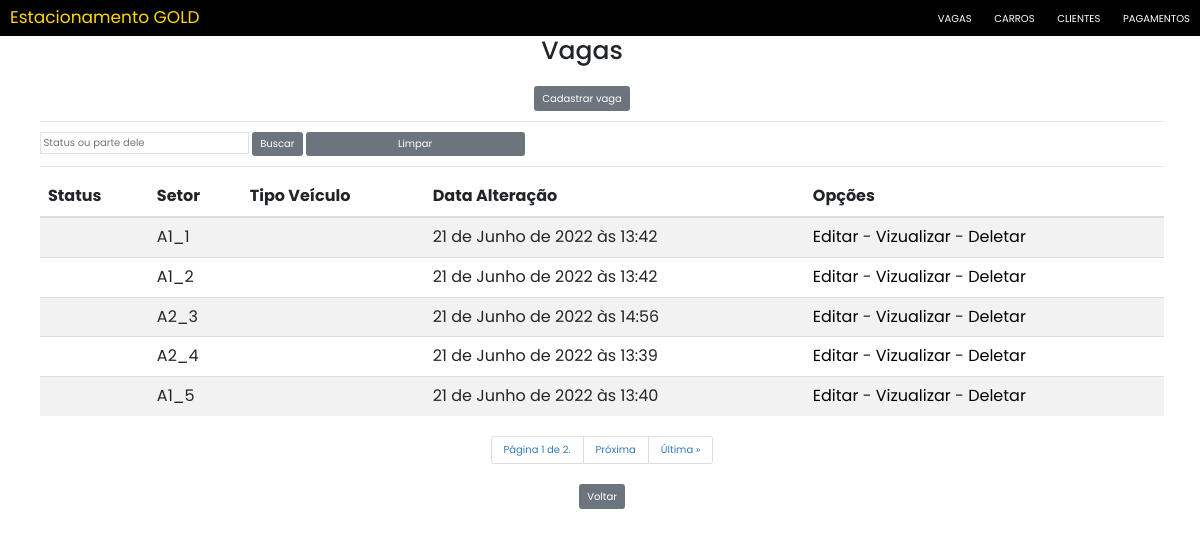
/vagas/, run on an earlier commit of the app's database.
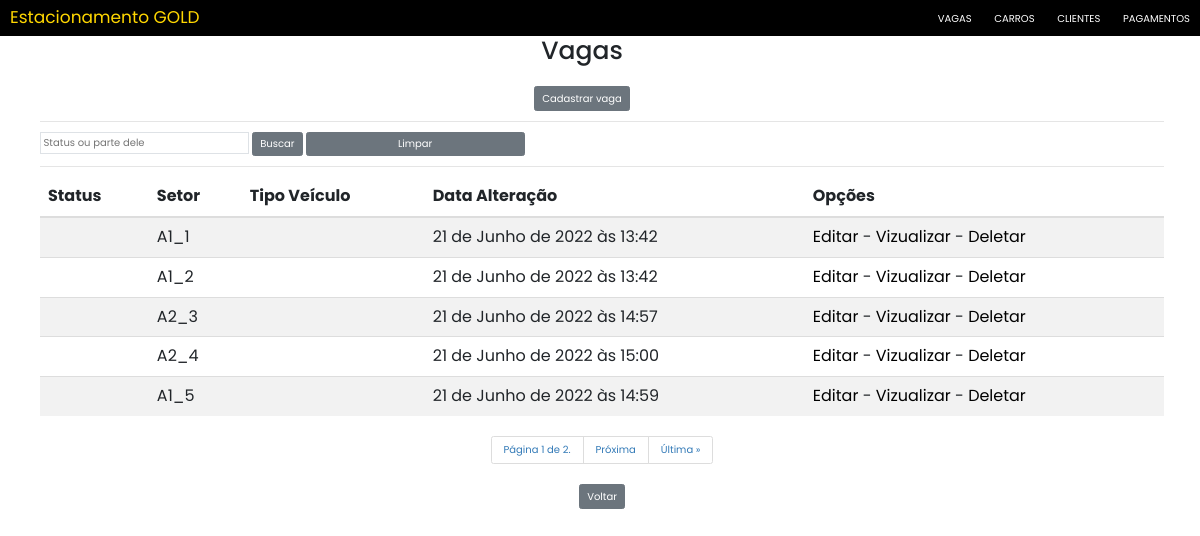
And on a later commit of the database.
### mainVagas/models.py (models this page shows, shortened)
class Vaga(models.Model):
    status = EnumChoiceField(EnumStatus, default=EnumStatus.disponivel)
    setor = models.CharField(max_length=2)
    tipoVeiculo = EnumChoiceField(EnumTipoVeiculo)
    dataHoraCadastro = models.DateTimeField(
        auto_now_add=True, editable=False, verbose_name="Data e Hora Cadastro")
    dataHoraAlteracao = models.DateTimeField(
        auto_now=True, editable=False, verbose_name="Data e Hora Alteração")

### mainVagas/views.py (the view)
# urls.py: path("", views.VagaList.as_view(), name="list"),
class VagaList(ListView):
    model = Vaga
    fields = '__all__'
    paginate_by = 5
    def get_queryset(self):
        txtStatus = self.request.GET.get('status')
        if txtStatus:
            return Vaga.objects.filter(
                status__icontains=txtStatus)
        return Vaga.objects.all()

### mainVagas/templates/mainVagas/vaga_list.html (shortened to what this page needs)
{% extends 'Estacionamento/base.html' %}
{% load static %}
{% block titleBody %}Vagas{% endblock %}
{% block content %}
    <div style="text-align: center">
        <a href="{% url 'mainVagas:create' %}"><input type="submit" class="btn btn-secondary" value="Cadastrar vaga" /></a>
    </div>
    <ul>
        <div class="table-responsive">
            <hr>
                <form action="?" method="GET">
                    <input type="text" name="status" id="" value="{{ request.GET.status }}" class="p-1 border" autocomplete="off" placeholder="Status ou parte dele">
                    <a><input type="submit" class="btn btn-secondary" value="Buscar" /></a>
                    <a href="{% url 'mainVagas:list'%}"><input type="" class="btn btn-secondary" value="Limpar"/></a>
                </form>
            <hr>
            <table class="table table-striped" id="listar-vagas">
                <thead>
                    <tr>
                        <th>Status</th>
                        <th>Setor</th>
                        <th>Tipo Veículo</th>
                        <th>Data Alteração</th>
                        <th>Opções</th>
                    </tr>
                </thead>
                <tbody>
                    {% for vaga in vaga_list %}
                        <tr>
                            <td>{{vaga.status.value}}</td>
                            <td>{{vaga.setor}}_{{vaga.id}}</td>
                            <td>{{vaga.tipoVeiculo.value}}</td>
                            <td>{{vaga.dataHoraAlteracao}}</td>
                            <td>  <a style="color:black" href="{% url 'mainVagas:update' pk=vaga.id %}" title="Editar Vaga">Editar</a>
                                - <a style="color:black" href="{% url 'mainVagas:detail' pk=vaga.id %}" title="Vizualizar Vaga">Vizualizar</a>
                                - <a style="color:black" href="{% url 'mainVagas:delete' pk=vaga.id %}" title="Deletar Vaga">Deletar</a></td>
                        </tr>
                    {% empty %}
                        <tr>
                            <td colspan="4">Nenhum vaga registrada.</td>
                        <tr>
                    {% endfor %}
                </tbody>
            </table>
            {% include 'Estacionamento/paginacao.html' %}
            <div style="text-align: center">
                <a href="{% url 'Estacionamento:main' %}"><input type="submit" class="btn btn-secondary" value="Voltar" /></a>
            </div>
        </div>
    </ul>
{% endblock %}

What changed in the data, as far as the page shows it:
changed Vaga id 3: dataHoraAlteracao "21 de Junho de 2022 às 14:56" → "21 de Junho de 2022 às 14:57"
changed Vaga id 4: dataHoraAlteracao "21 de Junho de 2022 às 13:39" → "21 de Junho de 2022 às 15:00"
changed Vaga id 5: dataHoraAlteracao "21 de Junho de 2022 às 13:40" → "21 de Junho de 2022 às 14:59"
